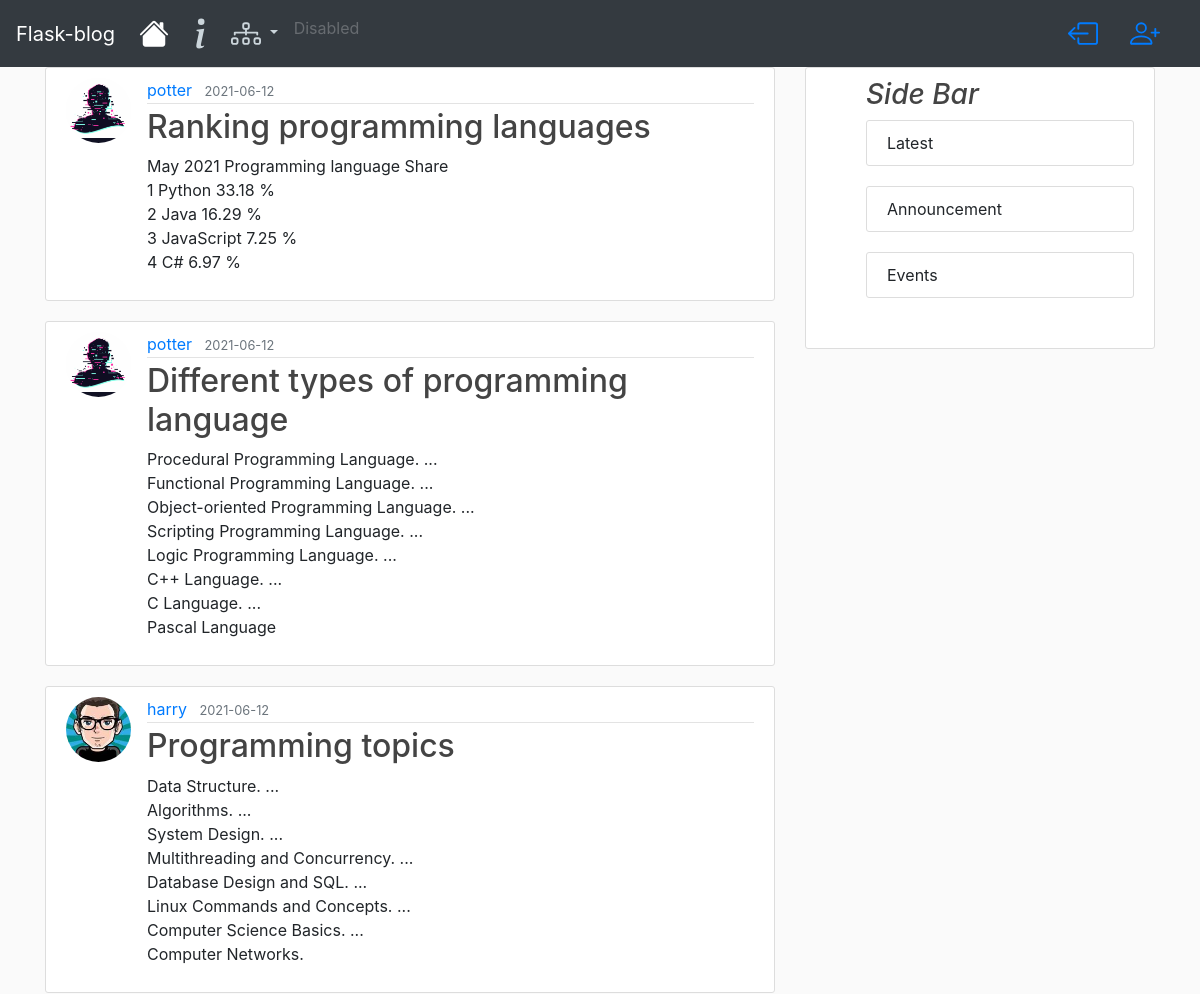
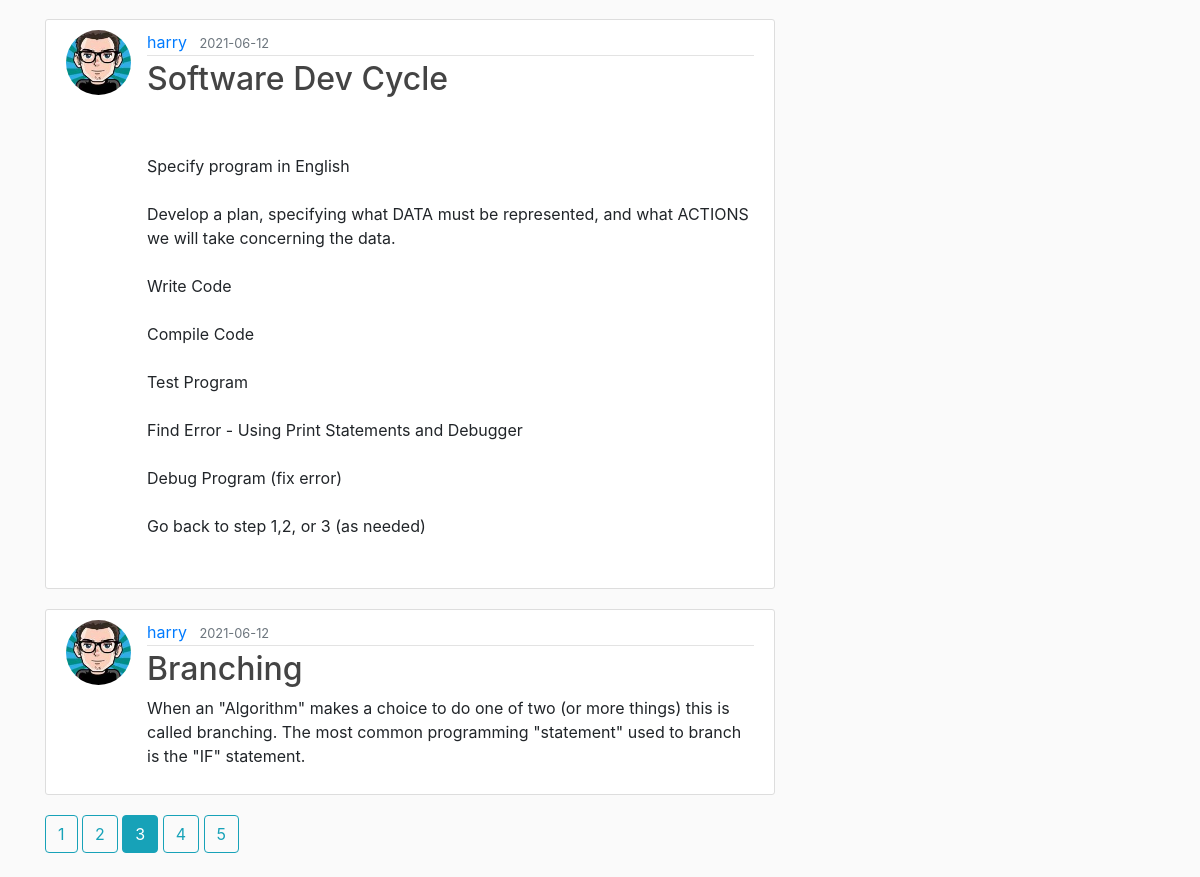
Screenshot of /home?page=3 with the database file from the repository (2 pictures, top to bottom).
### flask_blog/models.py (models this page shows, shortened)
class Post(db.Model):
    id = db.Column(db.Integer, primary_key=True)
    title = db.Column(db.String(100), nullable=False)
    date_posted = db.Column(db.DateTime, nullable=False, default=datetime.utcnow)
    content = db.Column(db.Text, nullable=False)
    user_id = db.Column(db.Integer, db.ForeignKey('user.id'), nullable=False)

class User(db.Model, UserMixin):
    id = db.Column(db.Integer, primary_key=True)
    username = db.Column(db.String(20), unique=True, nullable=False)
    email = db.Column(db.String(120), unique=True, nullable=False)
    image_file = db.Column(db.String(20), nullable=False, default='default.png')
    password = db.Column(db.String(60), nullable=False)
    posts = db.relationship('Post', backref='author', lazy=False)

### flask_blog/main/routes.py (the view)
@main.route('/')
@main.route('/home')
def home():
    page = request.args.get('page', 1, type=int)
    posts = Post.query.order_by(Post.date_posted.desc())\
        .paginate(page=page, per_page=5)
    return render_template('home.html', posts=posts)

### flask_blog/templates/home.html
{% extends 'layout.html' %}
{% block content %}
	{% for post in posts.items %}
		<article class="media content-section">
			<img class="rounded-circle article-img" src="{{ url_for('static', filename='profile_pics/'+ post.author.image_file) }}">
			<div class="media-body">
				<div class="article-metadata">
					<a href="{{ url_for('users.account', username=post.author.username) }}" class="mr-2">{{post.author.username}}</a>
					<small class='text-muted'>{{post.date_posted.strftime('%Y-%m-%d')}}</small>
				</div>
				<h2><a class="article-title" href="{{ url_for('posts.post', post_id=post.id) }}">{{post.title}}</a></h2>
				<p class="article-content">{{post.content}}</p>
			</div>
		</article>
	{% endfor %}
	{% for page_num in posts.iter_pages(left_edge=1, right_edge=1, left_current=1, right_current=2) %}
		{% if page_num %}
			{% if posts.page == page_num %}
				<a class="btn btn-info mb-4" href="{{url_for('main.home', page=page_num)}}">{{ page_num }}</a>
			{% else %}
				<a class="btn btn-outline-info mb-4" href="{{url_for('main.home', page=page_num)}}">{{ page_num }}</a>
			{% endif %}
		{% else %}
			...
		{% endif %}
	{% endfor %}
{% endblock content %}

### flask_blog/static/main.css (style rules this page uses)
body { background: #fafafa;, color: #333333; margin-top: 5 rem; }
h1,h2,h3,h4,h5,h6 { color: #444444; }
.content-section { background: #ffffff; padding: 10px 20px; border: 1px solid #dddddd; border-radius: 3px; margin-bottom: 20px; }
.article-title { color: #444444; }
.article-content { white-space: pre-line; }
.article-img { height: 65px; width: 65px; margin-right: 16px; }
.article-metadata { padding-bottom: 1px; margin-bottom: 4px; border-bottom: 1px solid #e3e3e3; }

### rows the page displays
Post: image_file (placeholder picture), author.username "potter", date_posted "2021-06-12", title "Ranking programming languages", content "May 2021 Programming language Share 1 Python 33.18 % 2 Java 16.29 % 3 JavaScript 7.25 % 4 C# 6.97 %"
Post: image_file (placeholder picture), author.username "potter", date_posted "2021-06-12", title "Different types of programming language", content "Procedural Programming Language. ... Functional Programming Language. ... Object-oriented Programming Language. ... Scripting Programming Language. ... Logic Programming Language. ... C++ Language. ... C Language. ... Pascal Language"
Post: image_file (picture), author.username "harry", date_posted "2021-06-12", title "Programming topics", content "Data Structure. ... Algorithms. ... System Design. ... Multithreading and Concurrency. ... Database Design and SQL. ... Linux Commands and Concepts. ... Computer Science Basics. ... Computer Networks."
Post: image_file (picture), author.username "harry", date_posted "2021-06-12", title "Software Dev Cycle", content "Specify program in English Develop a plan, specifying what DATA must be represented, and what ACTIONS we will take concerning the data. Write Code Compile Code Test Program Find Error - Using Print Statements and Debugger Debug Program (fix error) Go back to step 1,2, or 3 (as needed)"
Post: image_file (picture), author.username "harry", date_posted "2021-06-12", title "Branching", content "When an \"Algorithm\" makes a choice to do one of two (or more things) this is called branching. The most common programming \"statement\" used to branch is the \"IF\" statement."

### other values shown
{{ page_num }} "1" "2" "4" "5"
{{ page_num }} "3"
